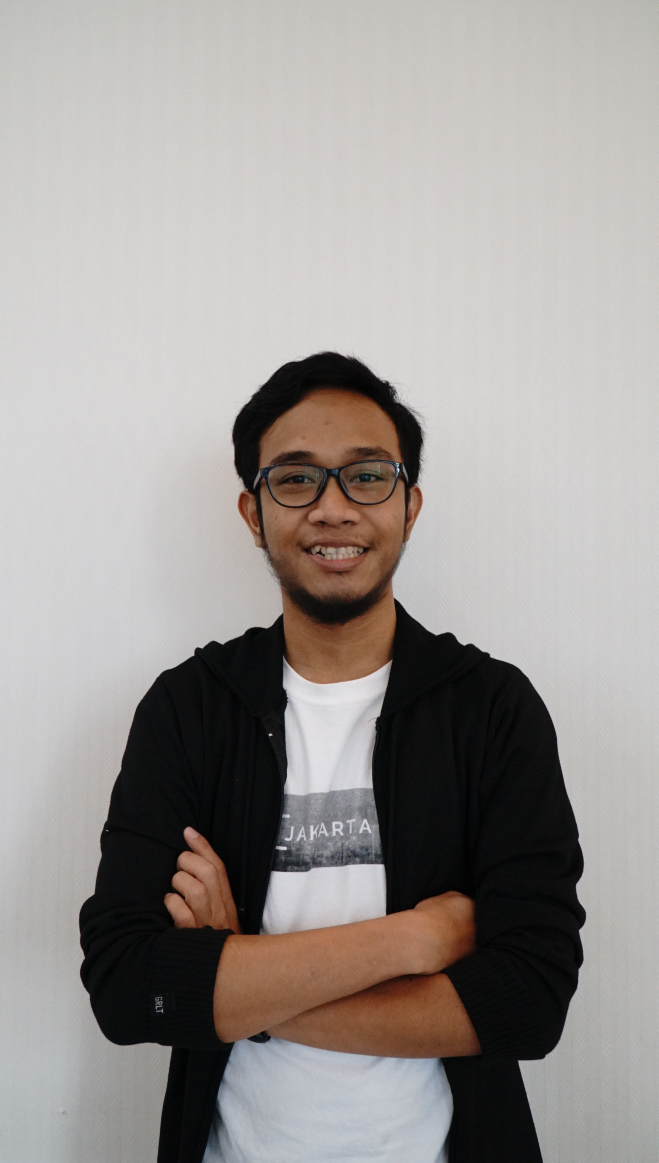
#> input picture images/Profile.png, 659 x 1163 px
$ python basic_computer_vision.py   (Python 2 division)
#> lines starting #> are read from the running program, lines starting #| are printed output that depends on the picture; after the words box and inside, x2 and y2 are one past the last pixel; in counts of white or black regions, pixels touching at a corner belong together
import cv2
import numpy as np

# read image
img = cv2.imread('images/Profile.png')
#> img is the input picture: shape (1163, 659, 3); mean B, G, R 148.6, 151.5, 156.5
# img = cv2.imread('images/2-people.jpeg')
print(img.shape)
#| (1163, 659, 3)
print(type(img))
#| <class 'numpy.ndarray'>

# resize image 50%
reshape_img = cv2.resize(img, (img.shape[1]/2, img.shape[0]/2))
print(reshape_img.shape)
#| (581, 329, 3)

# # display rectangle / bounding box
# cv2.rectangle(image, (left_top_coordinate), (right_bottom_coordinate), (color), line_width)
cv2.rectangle(reshape_img, (120, 200), (210, 300), (255, 255, 0), 2)

x1 = 40
y1 = 160
cv2.rectangle(reshape_img, (x1, y1), (x1+250, y1+400), (255, 0, 0), 3)

# display text
# cv2.putText(image, text, bottom_left_corner, font, font_scale, font_color, line_type)
cv2.putText(reshape_img, 'Indra Nugraha', (100, 140),  cv2.FONT_HERSHEY_SIMPLEX, 0.6, (0, 0, 255), 2)
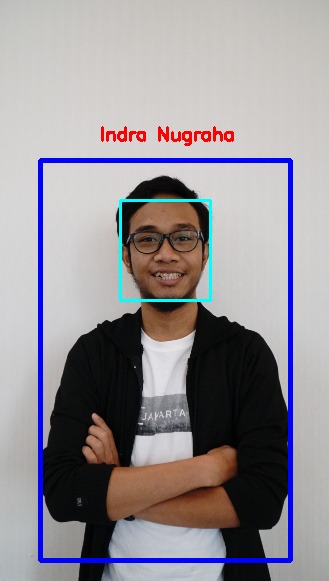
#> reshape_img: shape (581, 329, 3); mean B, G, R 151, 145.2, 149.9

# display image
cv2.imshow('Image', reshape_img)
cv2.waitKey(0)

# write image
# cv2.imwrite('image_path', image)
cv2.imwrite('images/new_profile.png', reshape_img)

$ run again, with images/2-people.jpeg saved as images/Profile.png
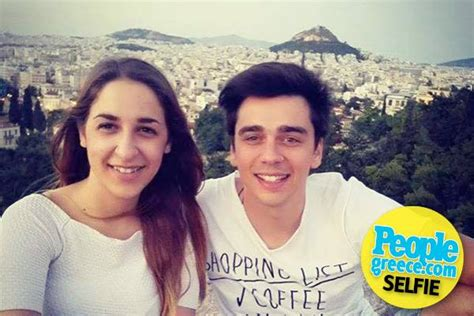
#> input picture images/2-people.jpeg, 474 x 316 px
#> img is the input picture: shape (316, 474, 3); mean B, G, R 139.5, 145.8, 155.2
#| (316, 474, 3)
#| <class 'numpy.ndarray'>
#> `reshape_img = cv2.resize(img, (img.shape[1]/2, img.shape[0]/2))`:
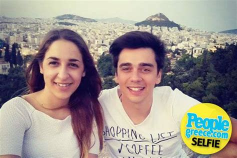
#> reshape_img: shape (158, 237, 3); mean B, G, R 139.6, 146, 155.3
#| (158, 237, 3)
#> `cv2.putText(reshape_img, 'Indra Nugraha', (100, 140),  cv2.FONT_HERSHE..`:
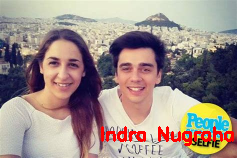
#> reshape_img: shape (158, 237, 3); 2.43% of pixels changed, all inside (x1, y1, x2, y2) = (101, 126, 234, 146)
